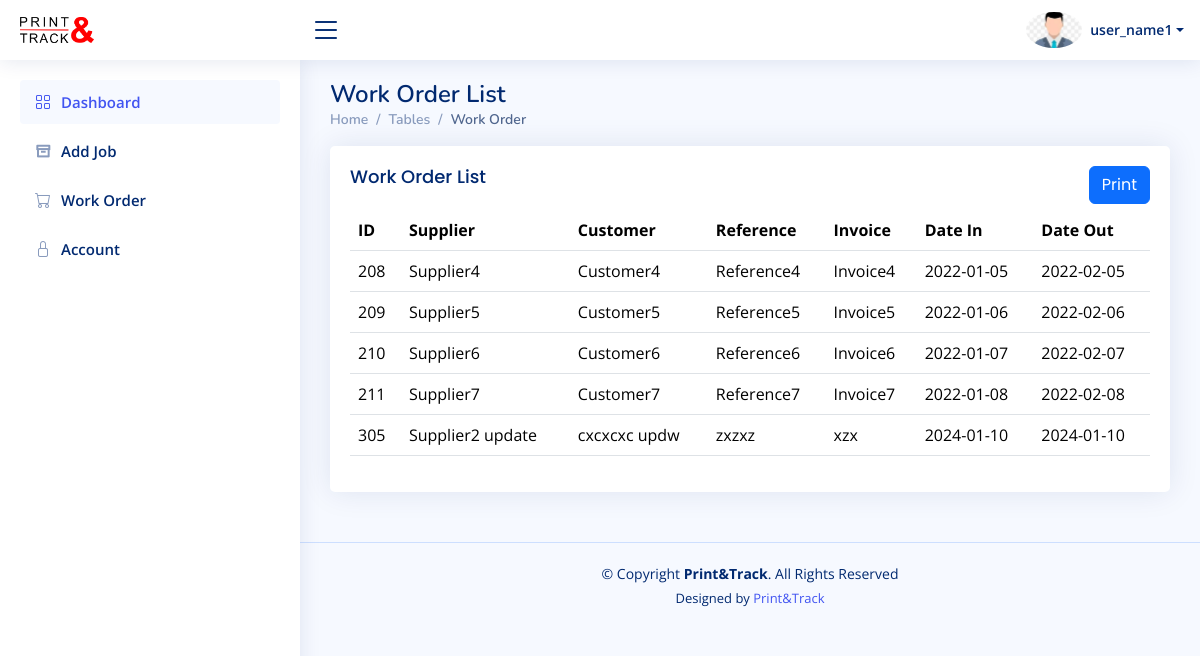
Screenshot of /user/workorder.php (signed in) with the database file from the repository.
### tables this page shows
CREATE TABLE `jobs` (
  `job_id` int(11) NOT NULL,
  `user_id` int(11) NOT NULL,
  `supplier` varchar(255) DEFAULT NULL,
  `customer` varchar(255) DEFAULT NULL,
  `reference` varchar(255) DEFAULT NULL,
  `invoice` varchar(255) DEFAULT NULL,
  `date_in` date DEFAULT NULL,
  `date_out` date DEFAULT NULL,
  `archived` tinyint(1) DEFAULT 0
);

### user/workorder.php (the view, shortened to what this page needs)
<!DOCTYPE html>
<html lang="en">
<head>
  <link href="../assets/vendor/bootstrap/css/bootstrap.min.css" rel="stylesheet">
  <link href="../assets/vendor/bootstrap-icons/bootstrap-icons.css" rel="stylesheet">
  <link href="../assets/vendor/boxicons/css/boxicons.min.css" rel="stylesheet">
  <link href="../assets/vendor/quill/quill.snow.css" rel="stylesheet">
  <link href="../assets/vendor/quill/quill.bubble.css" rel="stylesheet">
  <link href="../assets/vendor/remixicon/remixicon.css" rel="stylesheet">
  <link href="../assets/vendor/simple-datatables/style.css" rel="stylesheet">
  <link href="../assets/css/style.css" rel="stylesheet">
</head>
<body>
  <?php include('header.php') ?>
  <?php include('sidebar.php') ?>
  <main id="main" class="main">
    <div class="pagetitle">
      <h1>Work Order List</h1>
      <nav>
        <ol class="breadcrumb">
          <li class="breadcrumb-item"><a href="dashboard.php">Home</a></li>
          <li class="breadcrumb-item">Tables</li>
          <li class="breadcrumb-item active">Work Order</li>
        </ol>
      </nav>
    </div>
    <section class="section">
      <div class="row">
        <div class="col-lg-12">
          <div class="card">
            <div class="card-body">
              <h5 class="card-title">Work Order List <button onclick="printPage()" class="btn btn-primary float-end"><i class="bi bi-print"></i> Print</button></h5>
              <table class="table datatable" id="projects">
                <thead>
                  <tr>
                    <th>ID</th>
                    <th>Supplier</th>
                    <th>Customer</th>
                    <th>Reference</th>
                    <th>Invoice</th>
                    <th>Date In</th>
                    <th>Date Out</th>
                  </tr>
                </thead>
                <tbody>
                <?php
                  include '../includes/db.php';
                  $user_id = $_SESSION['user_id'];
                  $sql = "SELECT * FROM jobs WHERE date_out <= NOW() AND user_id = $user_id";
                  $result = $conn->query($sql);
                  if ($result->num_rows > 0) {
                      $rows = $result->fetch_all(MYSQLI_ASSOC);
                      foreach ($rows as $row):
                      ?>
                      <tr>
                        <td><?php echo $row['job_id']; ?></td>
                        <td><?php echo $row['supplier']; ?></td>
                        <td><?php echo $row['customer']; ?></td>
                        <td><?php echo $row['reference']; ?></td>
                        <td><?php echo $row['invoice']; ?></td>
                        <td><?php echo $row['date_in']; ?></td>
                        <td><?php echo $row['date_out']; ?></td>
                      </tr>
                      <?php endforeach;
                  } else {
                      echo "No records found";
                  }
                ?>
                </tbody>
              </table>
            </div>
          </div>
        </div>
      </div>
    </section>
  </main>
  <?php include('footer.php') ?>
</body>
</html>

### user/header.php (shortened to what this page needs)
<header id="header" class="header fixed-top d-flex align-items-center">
<div class="d-flex align-items-center justify-content-between">
  <a href="dashboard.php" class="logo d-flex align-items-center">
    <img src="../assets/img/PrintAndTrack Logo FINAL.png" alt="">
  </a>
  <i class="bi bi-list toggle-sidebar-btn"></i>
</div>
<nav class="header-nav ms-auto">
  <ul class="d-flex align-items-center">
    <li class="nav-item dropdown pe-3">
      <a class="nav-link nav-profile d-flex align-items-center pe-0" href="#" data-bs-toggle="dropdown">
        <img src="../assets/img/profile.png" alt="Profile" class="rounded-circle">
        <span class="d-none d-md-block dropdown-toggle ps-2"><?php echo $_SESSION['username']; ?></span>
      </a>
    </li>
  </ul>
</nav>
</header>

### user/sidebar.php
<aside id="sidebar" class="sidebar">
<ul class="sidebar-nav" id="sidebar-nav">
  <li class="nav-item">
    <a class="nav-link " href="dashboard.php">
      <i class="bi bi-grid"></i>
      <span>Dashboard</span>
    </a>
  </li>
  <li class="nav-item">
    <a class="nav-link collapsed" href="jobnew.php">
      <i class="ri ri-archive-line"></i>
      <span>Add Job</span>
    </a>
  </li>
  <li class="nav-item">
    <a class="nav-link collapsed" href="workorder.php">
      <i class="bi bi-cart"></i>
      <span>Work Order</span>
    </a>
  </li>
  <li class="nav-item">
    <a class="nav-link collapsed" href="profile.php">
      <i class="bi bi-lock"></i>
      <span>Account</span>
    </a>
  </li>
</ul>
</aside>

### user/footer.php
<footer id="footer" class="footer">
    <div class="copyright">
      &copy; Copyright <strong><span>Print&Track</span></strong>. All Rights Reserved
    </div>
    <div class="credits">
      Designed by <a href="">Print&Track</a>
    </div>
  </footer>

### assets/css/style.css (style rules this page uses)
:root { scroll-behavior: smooth; }
body { font-family: "Open Sans", sans-serif; background: #f6f9ff; color: #444444; }
a { color: #4154f1; text-decoration: none; }
h1, h2, h3, h4, h5, h6 { font-family: "Nunito", sans-serif; }
#main { margin-top: 60px; padding: 20px 30px; transition: all 0.3s; }
.pagetitle { margin-bottom: 10px; }
.pagetitle h1 { font-size: 24px; margin-bottom: 0; font-weight: 600; color: #012970; }
.card { margin-bottom: 30px; border: none; border-radius: 5px; box-shadow: 0px 0 30px rgba(1, 41, 112, 0.1); }
.card-title { padding: 20px 0 15px 0; font-size: 18px; font-weight: 500; color: #012970; font-family: "Poppins", sans-serif; }
.card-body { padding: 0 20px 20px 20px; }
.breadcrumb { font-size: 14px; font-family: "Nunito", sans-serif; color: #899bbd; font-weight: 600; }
.breadcrumb a { color: #899bbd; transition: 0.3s; }
.breadcrumb .breadcrumb-item::before { color: #899bbd; }
.breadcrumb .active { color: #51678f; font-weight: 600; }
.logo { line-height: 1; }
@media (min-width: 1200px) { .logo { width: 280px; } }
.logo img { max-height: 26px; margin-right: 6px; }
.header { transition: all 0.5s; z-index: 997; height: 60px; box-shadow: 0px 2px 20px rgba(1, 41, 112, 0.1); background-color: #fff; padding-left: 20px; }
.header .toggle-sidebar-btn { font-size: 32px; padding-left: 10px; cursor: pointer; color: #012970; }
.header-nav ul { list-style: none; }
.header-nav>ul { margin: 0; padding: 0; }
.header-nav .nav-profile { color: #012970; }
.header-nav .nav-profile img { max-height: 36px; }
.header-nav .nav-profile span { font-size: 14px; font-weight: 600; }
.sidebar { position: fixed; top: 60px; left: 0; bottom: 0; width: 300px; z-index: 996; transition: all 0.3s; padding: 20px; overflow-y: auto; scrollbar-width: thin; scrollbar-color: #aab7cf transparent; box-shadow: 0px 0px 20px rgba(1, 41, 112, 0.1); background-color: #fff; }
@media (min-width: 1200px) { #main, #footer { margin-left: 300px; } }
.sidebar-nav { padding: 0; margin: 0; list-style: none; }
.sidebar-nav li { padding: 0; margin: 0; list-style: none; }
.sidebar-nav .nav-item { margin-bottom: 5px; }
.sidebar-nav .nav-link { display: flex; align-items: center; font-size: 15px; font-weight: 600; color: #4154f1; transition: 0.3; background: #f6f9ff; padding: 10px 15px; border-radius: 4px; }
.sidebar-nav .nav-link i { font-size: 16px; margin-right: 10px; color: #4154f1; }
.sidebar-nav .nav-link.collapsed { color: #012970; background: #fff; }
.sidebar-nav .nav-link.collapsed i { color: #899bbd; }
.footer { padding: 20px 0; font-size: 14px; transition: all 0.3s; border-top: 1px solid #cddfff; }
.footer .copyright { text-align: center; color: #012970; }
.footer .credits { padding-top: 5px; text-align: center; font-size: 13px; color: #012970; }

### rows the page displays
jobs: job_id "208", supplier "Supplier4", customer "Customer4", reference "Reference4", invoice "Invoice4", date_in "2022-01-05", date_out "2022-02-05"
jobs: job_id "209", supplier "Supplier5", customer "Customer5", reference "Reference5", invoice "Invoice5", date_in "2022-01-06", date_out "2022-02-06"
jobs: job_id "210", supplier "Supplier6", customer "Customer6", reference "Reference6", invoice "Invoice6", date_in "2022-01-07", date_out "2022-02-07"
jobs: job_id "211", supplier "Supplier7", customer "Customer7", reference "Reference7", invoice "Invoice7", date_in "2022-01-08", date_out "2022-02-08"
jobs: job_id "305", supplier "Supplier2 update", customer "cxcxcxc updw", reference "zxzxz", invoice "xzx", date_in "2024-01-10", date_out "2024-01-10"

### other values shown
$_SESSION['username'] "user_name1"
